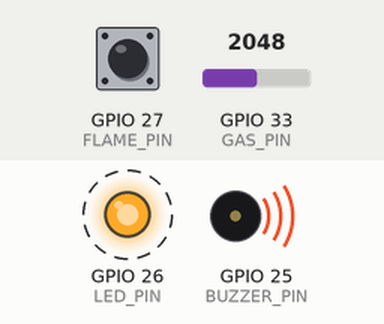
A program run on a simulated ESP32. Shown: output pins drawn as LEDs (lit = HIGH), buzzer (waves = sounding, pin HIGH). Dashed ring = blinking. The inputs (shaded band) are chosen by the test bench; at power-on: GPIO 27 (FLAME_PIN) HIGH, GPIO 33 (GAS_PIN) = 2048. Storage starts empty; what the program prints to the serial monitor is not drawn.

Above: at 0.27 s.
Timing chart, 0 to 3.2 s (numbered marks = the images above):
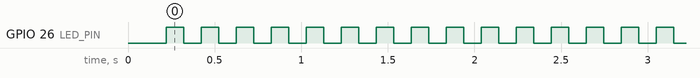

Measured:
- by itself, GPIO 26 (LED_PIN): alternates HIGH for 0.10 s and LOW for 0.10 s, 296 changes in all, then stays LOW

The program:

main.cpp
```cpp
#include "AlertController.h"
#include "Config.h"
#include "RiskEngine.h"
#include "SensorManager.h"
#include "StatsEngine.h"
#include "SystemState.h"
#include "WebServerManager.h"
#include <Arduino.h>

// Instantiate Global Objects
SensorManager sensors(GAS_PIN, FLAME_PIN);
StatsEngine stats(STATS_WINDOW_SIZE, SYSTEM_TICK_RATE_MS);
AlertController alerts(BUZZER_PIN, LED_PIN);
WebServerManager webServer;

// Global Variables
unsigned long lastTick = 0;
int flamePersistence = 0; // Consecutive ticks with flame detected

void setup() {
  Serial.begin(115200);
  Serial.println("=== Adaptive Edge-Based Fire Risk System Starting ===");

  sensors.begin();
  alerts.begin();
  webServer.begin();

  Serial.println("System Initialized. Learning Baseline...");
}

void loop() {
  unsigned long now = millis();

  // Run system tick at fixed rate
  if (now - lastTick >= SYSTEM_TICK_RATE_MS) {
    lastTick = now;

    // 1. Read Sensors
    float gasValue = sensors.readGas();
    bool flameDetected = sensors.readFlame();

    // 2. Update Statistics
    stats.addSample(gasValue);

    // 3. Track Flame Persistence
    if (flameDetected) {
      flamePersistence++;
    } else {
      flamePersistence = 0;
    }

    // 4. Check Baseline Validity
    bool baselineReady = stats.isBaselineReady();
    float gasZScore = 0.0f;
    float gasRate = 0.0f;

    if (baselineReady) {
      gasZScore = stats.getZScore(gasValue);
      gasRate = stats.getRateOfChange();
    } else {
      // Log learning progress
      if (millis() % 2000 == 0) {
        Serial.print("Learning Baseline... ");
        Serial.print(stats.getMean());
        Serial.println();
      }
    }

    // 5. Calculate Risk (Multi-Feature Fusion)
    float riskScore = RiskEngine::calculate(gasZScore, gasRate, gasValue,
                                            flamePersistence, flameDetected);

    // 6. Determine State
    SystemState newState =
        StateMachine::determineState(riskScore, baselineReady);

    // 7. Update Alerts
    alerts.setState(newState);

    // 8. Determine state string
    const char* stateStr = "UNKNOWN";
    switch (newState) {
    case SystemState::BOOTUP:   stateStr = "BOOTUP"; break;
    case SystemState::SAFE:     stateStr = "SAFE"; break;
    case SystemState::WARNING:  stateStr = "WARNING"; break;
    case SystemState::HIGH_RISK: stateStr = "HIGH_RISK"; break;
    case SystemState::EMERGENCY: stateStr = "EMERGENCY"; break;
    }

    // 9. Data Logging (Serial)
    Serial.print("Gas:");
    Serial.print(gasValue);
    Serial.print(",ZScore:");
    Serial.print(gasZScore);
    Serial.print(",Trend:");
    Serial.print(gasRate);
    Serial.print(",Risk:");
    Serial.print(riskScore);
    Serial.print(",Flame:");
    Serial.print(flameDetected);
    Serial.print(",FlamePersist:");
    Serial.print(flamePersistence);
    Serial.print(",State:");
    Serial.print(stateStr);
    Serial.println();

    // 10. Send data to Web Dashboard
    String data = "Gas:" + String(gasValue) +
                  ",ZScore:" + String(gasZScore) +
                  ",Trend:" + String(gasRate) +
                  ",Risk:" + String(riskScore) +
                  ",Flame:" + String(flameDetected) +
                  ",FlamePersist:" + String(flamePersistence) +
                  ",State:" + String(stateStr);
    webServer.sendData(data.c_str());
  }

  // High frequency update for alerts (blinking/beeping logic)
  alerts.update();
}
```

Config.h
```cpp
#ifndef CONFIG_H
#define CONFIG_H

#include <Arduino.h>

// Wi-Fi Configuration
// Default to Access Point mode if no credentials provided
#define WIFI_SSID "ESP32_Fire_System" // Default AP Name
#define WIFI_PASS "12345678"          // Default AP Password
#define USE_AP_MODE                                                            \
  true // Set to false for Station mode (connect to home Wi-Fi)

// Web Server Configuration
#define WEB_SERVER_PORT 80

// Pin Definitions
#define FLAME_PIN 27
#define GAS_PIN 33
#define BUZZER_PIN 25
#define LED_PIN 26

// Sensor Configuration
#define GAS_SAMPLE_INTERVAL_MS 100   // Sample gas every 100ms
#define STATS_WINDOW_SIZE 60         // Moving average over 30s (60 * 0.5s)
#define BASELINE_LEARN_TIME_MS 60000 // 1 minute to learn baseline

// Risk Configuration
#define RISK_SCORE_MAX 100.0f
#define Z_SCORE_WARNING_THRESHOLD 3.0f  // Statistically significant deviation
#define Z_SCORE_HIGHRISK_THRESHOLD 6.0f // Very high deviation

// Gas Absolute Level Thresholds (raw ADC values)
#define GAS_ABSOLUTE_SAFE 800       // Below this = normal environment
#define GAS_ABSOLUTE_DANGER 2500    // Above this = dangerous regardless of baseline

// Trend Detection
#define GAS_TREND_DANGER 50.0f      // Units/sec rise rate for max trend score

// Flame Persistence
#define FLAME_PERSIST_THRESHOLD 3   // Ticks of sustained flame = confirmed fire

// Risk Weights (must sum to 1.0)
#define RISK_WEIGHT_ZSCORE   0.35f
#define RISK_WEIGHT_TREND    0.25f
#define RISK_WEIGHT_ABSOLUTE 0.20f
#define RISK_WEIGHT_FLAME    0.20f

// System Update Rate
#define SYSTEM_TICK_RATE_MS 500 // Main loop delay

#endif
```
